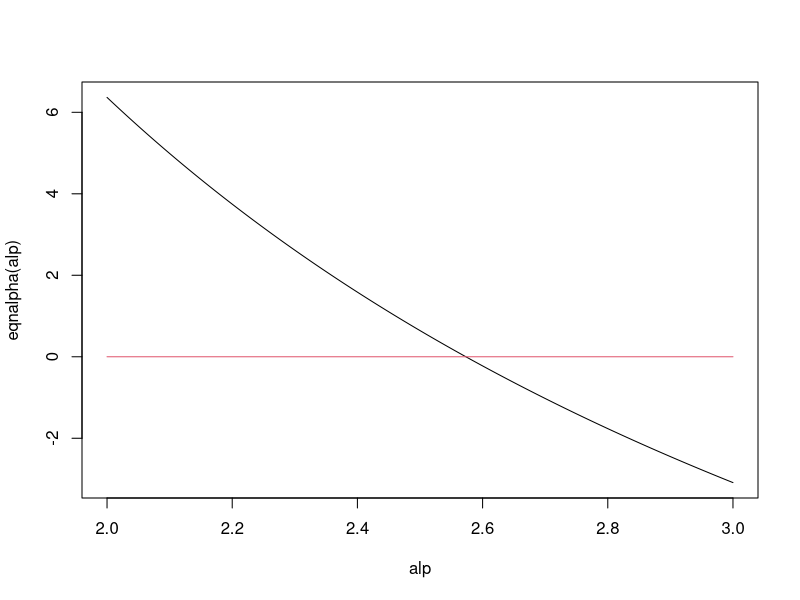

Reproduce this figure in R. (Note: this script raises an error after producing the figure.)
x=rgamma(100,2.5,4)

n=length(x)
sigma2hat=var(x)*(n-1)/n
xbar=mean(x)
momlambda=xbar/sigma2hat
momalpha=xbar*xbar/sigma2hat
eqnalpha=function(alpha)n*log(alpha)-n*log(xbar)+sum(log(x))-n*digamma(alpha)
alp=seq(2,3,length=1001)
plot(alp,eqnalpha(alp),type="l") #find mle of alpha by plotting equation
lines(c(2,3),c(0,0),col=2)

mlelambda=alpha/xbar

#now compute the mle using an R library
library(VGAM)
fit1 = vglm(x ~ 1, gamma1, trace=TRUE, crit="c")
fit2 = vglm(x ~ 1, gamma2.ab, trace=TRUE, crit="c")
coef(fit1, matrix=TRUE)
Coef(fit1)
coef(fit2, matrix=TRUE)
Coef(fit2)
hist(x,freq=FALSE)
xa=seq(min(x),max(x),length=1001)
lines(xa,dgamma(xa,shape=Coef(fit2)[2],rate=Coef(fit2)[1]),col=2)
